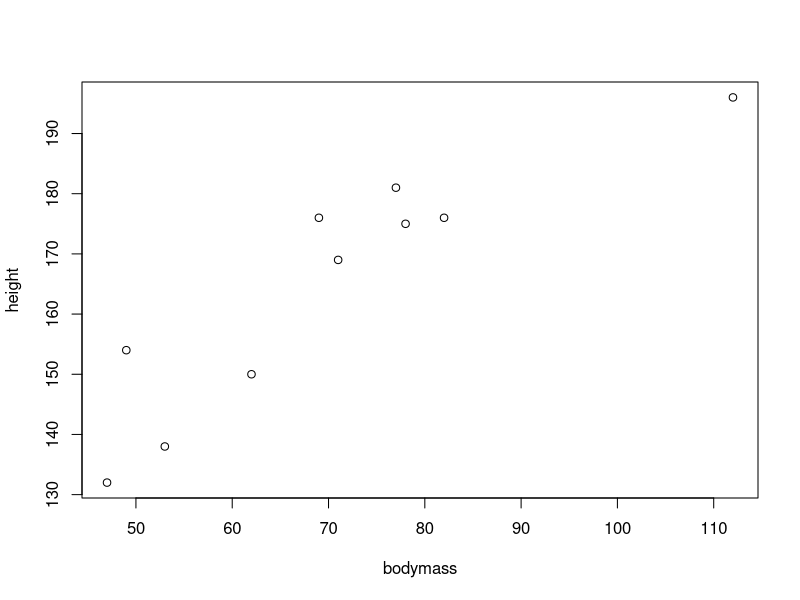
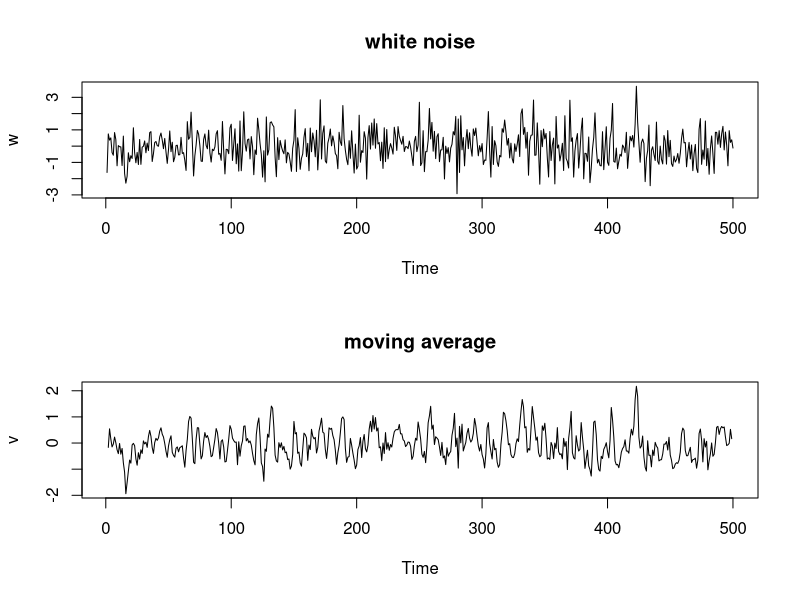

Source code (R) for these figures, in order:
#name: Avishka sineth
#subject: Time series

height <- c(176,154,138,196,132,176,181,169,150,175)
bodymass <- c(82,49,53,112,47,69,77,71,62,78)
plot(bodymass, height)
lm(height ~ bodymass)
w = rnorm(500,0,1)
# 500 N(0,1) variates
v = filter(w, sides=2, rep(1/3,3))
# moving average
par(mfrow=c (2,1))
plot.ts(w, main="white noise")
plot.ts(v, main="moving average")
#problem 1
set.seed(98234)
my_series <- 1:100 + rnorm(100,0,10)
print(my_series)
moving_average <- function(x, n=5)
#create user-defined function
stats::filter(x, rep(1 / n, n) , sides = 2)
my_moving_average_1 <- moving_average(my_series)
#Apply user-defined function
print(my_moving_average_1)
install.packages("zoo")
library("zoo")
my_moving_average_2 <- rollmean(my_series, k =5)
#apply rollmean function
print(my_moving_average_2)
#printing moving average
#problem 2
my_moving_average_2 <- rollmean(my_series, k =3)
print(my_moving_average_2)
#problem 3
ts <- c(261,353,372,290,193,309,292,202)
moving_average_3 <- function(x, n=4)
stats::filter(x, rep(1 / n, n), sides =2)
my_moving_average_3 <- moving_average_3(ts)
print(my_moving_average_3)
#problem 4









